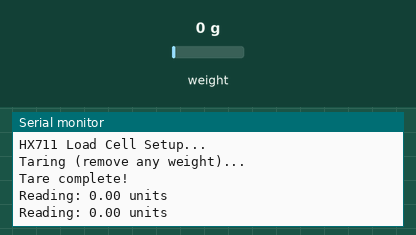
Simulated run of this sketch. Board: ESP32. On the bench: the last lines printed to the serial monitor. Inputs (shaded band) come from the test bench; at power-on: weight on the scale 0 g.

Above: at 4.5 s.
4.6 s: weight on the scale set to 100 g
At 5.9 s:
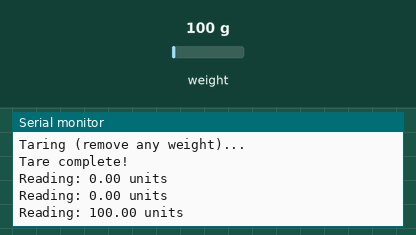
6.1 s: weight on the scale set to 1250 g
At 7.1 s:
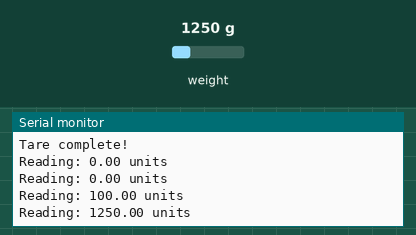
Timing chart, 0 to 9.1 s (numbered marks = the images above; inputs shaded):
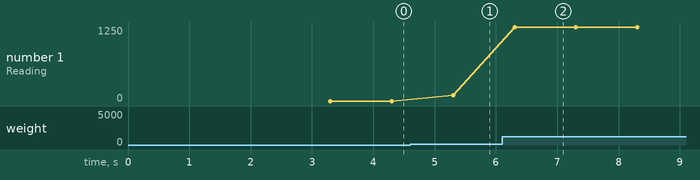

Measured:
- after the input at 4.6 s, the serial monitor: prints a new line after 0.70 s (image 1)
- after the input at 6.1 s, the serial monitor: prints a new line after 0.20 s (image 2)
- plotted number 1: 0 → 100 after the input at 4.6 s, 100 → 1250 after the input at 6.1 s

The sketch:

sensor_code.ino
```cpp
#include <HX711_ADC.h>

const int HX711_dout = 13;
const int HX711_sck  = 12;

HX711_ADC LoadCell(HX711_dout, HX711_sck);

unsigned long lastPrint = 0;

void setup() {
  Serial.begin(115200);
  delay(500);
  Serial.println("HX711 Load Cell Setup...");

  LoadCell.begin();
  LoadCell.start(2000);
  LoadCell.setCalFactor(1.6);

  Serial.println("Taring (remove any weight)...");
  LoadCell.tare();
  Serial.println("Tare complete!");
}

void loop() {
  LoadCell.update();

  if (millis() - lastPrint > 1000) {
    float weight = LoadCell.getData();
    Serial.print("Reading: ");
    Serial.print(weight, 2);
    Serial.println(" units");
    lastPrint = millis();
  }
}
```
